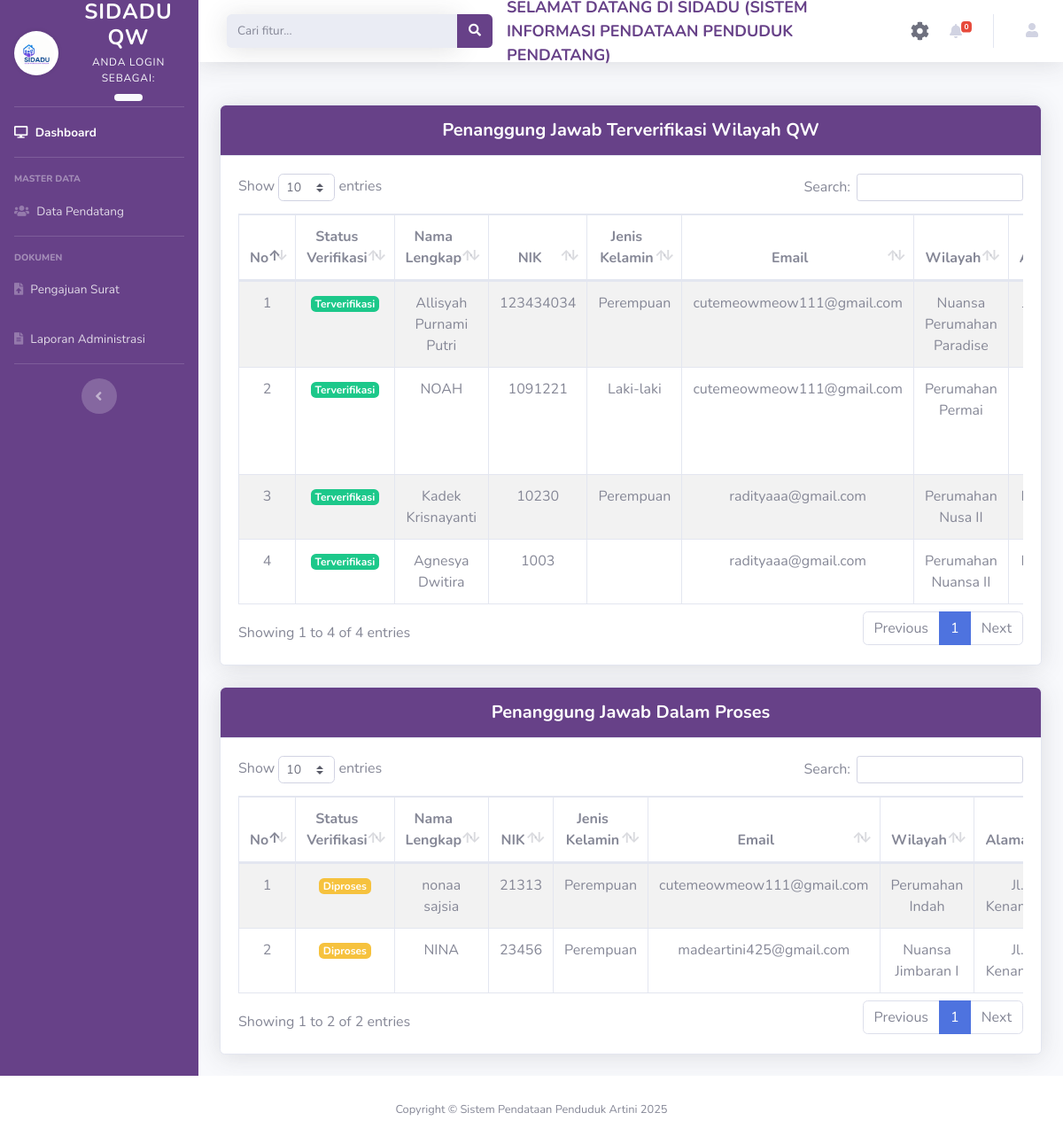
The page /index.php/penanggungjawab/datapj on the database its author committed.
### tables this page shows
CREATE TABLE `tbpj` (
  `KodePJ` int NOT NULL,
  `Username` int NOT NULL,
  `NamaLengkap` varchar(40) NOT NULL,
  `JenisKelamin` varchar(11) NOT NULL,
  `Alamat` varchar(50) NOT NULL,
  `Telp` varchar(15) NOT NULL,
  `Email` varchar(40) NOT NULL,
  `Password` varchar(100) NOT NULL,
  `Wilayah` varchar(100) NOT NULL,
  `StatusAktivasi` varchar(20) NOT NULL,
  `JenisAkun` varchar(20) NOT NULL,
  `EmailToken` varchar(255) DEFAULT NULL
);

### application/controllers/Penanggungjawab.php (called while the page is built, shortened)
<?php
    class Penanggungjawab extends CI_Controller
    {
        public function __construct()
        {
            $this->load->model('validasi');
            $this->load->model('Model_pj');
        }
        function datapj()
        {
            $datalist['hasil'] = $this->tampildata();
            $table1 = $this->load->view('DataPJ_view', $datalist, TRUE);
            $table2 = $this->load->view('DataPJ2_view', $datalist, TRUE);
            $data['table'] = $table1 . $table2;
            $this->load->view('admin_view', $data);
        }
        function tampildata()
        {
            $this->db->from('tbpj');
            $this->db->order_by('KodePJ', 'DESC');
            $query = $this->db->get();
            if ($query->num_rows() > 0) {
                return $query->result();
            } else {
                return [];
            }
        }
    }
?>

### index.php (called while the page is built, shortened)
<?php
require_once BASEPATH.'core/CodeIgniter.php';

### application/views/DataPJ_view.php (the view, shortened to what this page needs)
<!DOCTYPE html>
<html lang="en">
<head>
    <link href="<?php echo base_url(); ?>assets/vendor/fontawesome-free/css/all.min.css" rel="stylesheet" type="text/css">
    <link href="<?php echo base_url(); ?>assets/vendor/datatables/dataTables.bootstrap4.min.css" rel="stylesheet">
</head>
<body>
                <div class="container-fluid mt-4">
                    <div class="card shadow mb-4">
                        <div class="card-header py-3 rounded-top" style="background-color:#674188 ;">
                            <h6 class="m-0 font-weight-bold text-center text-white" style="font-size: 1.25rem;">Penanggung Jawab Terverifikasi Wilayah QW</h6>
                        </div>
                        <div class="card-body">
                            <div class="table-responsive">
                                <table class="table table-bordered table-striped table-hover text-center" id="dataTable" width="100%" cellspacing="0">
                                    <thead>
                                        <tr>
                                            <th>No</th>
                                            <th>Status Verifikasi</th>
                                            <th>Nama Lengkap</th>
                                            <th>NIK</th>
                                            <th>Jenis Kelamin</th>
                                            <th>Email</th>
                                            <th>Wilayah</th>
                                            <th>Alamat</th>
                                        </tr>
                                    </thead>
                                    <tbody>
                                        <?php
                                if (empty($hasil)) {
                                    echo "<tr><td colspan='9'>Data tidak tersedia</td></tr>";
                                } else {
                                    $no = 1;
                                    foreach ($hasil as $data):
                                     if (($data->StatusAktivasi ?? '') !== 'Terverifikasi') continue;
                                    ?>
                                        <tr>
                                            <td><?php echo htmlspecialchars($no); ?></td>
                                            <td> <span class="badge bg-success text-white">
                                                <?php echo htmlspecialchars($data->StatusAktivasi ?? '-'); ?>
                                            </span></td>
                                            <td><?php echo htmlspecialchars($data->NamaLengkap ?? '-'); ?></td>
                                            <td><?php echo htmlspecialchars($data->Username ?? '-'); ?></td>
                                            <td><?php echo htmlspecialchars($data->JenisKelamin ?? '-'); ?></td>
                                            <td><?php echo htmlspecialchars($data->Email ?? '-'); ?></td>
                                            <td><?php echo htmlspecialchars($data->Wilayah ?? '-'); ?></td>
                                            <td><?php echo htmlspecialchars($data->Alamat ?? '-'); ?></td>
                                        </tr>
                                        <?php
                                            $no++;
                                        endforeach;
                                }
                                        ?>
                                    </tbody>
                                </table>
                            </div>
                        </div>
                    </div>
                </div>
                </body>

### application/views/DataPJ2_view.php (shortened to what this page needs)
<!DOCTYPE html>
<html lang="en">
<head>
    <link href="<?php echo base_url(); ?>assets/vendor/fontawesome-free/css/all.min.css" rel="stylesheet" type="text/css">
    <link href="<?php echo base_url(); ?>assets/vendor/datatables/dataTables.bootstrap4.min.css" rel="stylesheet">
</head>
<body>
                <div class="container-fluid mt-4">
                    <div class="card shadow mb-4">
                        <div class="card-header py-3 rounded-top" style="background-color:#674188 ;">
                            <h6 class="m-0 font-weight-bold text-center text-white" style="font-size: 1.25rem;">Penanggung Jawab Dalam Proses</h6>
                        </div>
                        <div class="card-body">
                            <div class="table-responsive">
                                <table class="table table-bordered table-striped table-hover text-center" id="dataTable2" width="100%" cellspacing="0">
                                    <thead>
                                        <tr>
                                            <th>No</th>
                                            <th>Status Verifikasi</th>
                                            <th>Nama Lengkap</th>
                                            <th>NIK</th>
                                            <th>Jenis Kelamin</th>
                                            <th>Email</th>
                                            <th>Wilayah</th>
                                            <th>Alamat</th>
                                        </tr>
                                    </thead>
                                    <tbody>
                                        <?php
                                if (empty($hasil)) {
                                    echo "<tr><td colspan='9'>Data tidak tersedia</td></tr>";
                                } else {
                                    $no = 1;
                                    foreach ($hasil as $data):
                                     if (($data->StatusAktivasi ?? '') !== 'Diproses') continue;
                                    ?>
                                        <tr>
                                            <td><?php echo htmlspecialchars($no); ?></td>
                                            <td> <span class="badge bg-warning text-white" title="Diproses">
                                                <?php echo htmlspecialchars($data->StatusAktivasi ?? '-'); ?>
                                            </span></td>
                                            <td><?php echo htmlspecialchars($data->NamaLengkap ?? '-'); ?></td>
                                            <td><?php echo htmlspecialchars($data->Username ?? '-'); ?></td>
                                            <td><?php echo htmlspecialchars($data->JenisKelamin ?? '-'); ?></td>
                                            <td><?php echo htmlspecialchars($data->Email ?? '-'); ?></td>
                                            <td><?php echo htmlspecialchars($data->Wilayah ?? '-'); ?></td>
                                            <td><?php echo htmlspecialchars($data->Alamat ?? '-'); ?></td>
                                        </tr>
                                        <?php
                                            $no++;
                                        endforeach;
                                }
                                        ?>
                                    </tbody>
                                </table>
                            </div>
                        </div>
                    </div>
                </div>
                </body>

### rows shown on the page
tbpj: StatusAktivasi "Terverifikasi", NamaLengkap "Allisyah Purnami Putri", Username "123434034", JenisKelamin "Perempuan", Email "cutemeowmeow111@gmail.com", Wilayah "Nuansa Perumahan Paradise"
tbpj: StatusAktivasi "Terverifikasi", NamaLengkap "NOAH", Username "1091221", JenisKelamin "Laki-laki", Email "cutemeowmeow111@gmail.com", Wilayah "Perumahan Permai"
tbpj: StatusAktivasi "Terverifikasi", NamaLengkap "Kadek Krisnayanti", Username "10230", JenisKelamin "Perempuan", Email "radityaaa@gmail.com", Wilayah "Perumahan Nusa II"
tbpj: StatusAktivasi "Terverifikasi", NamaLengkap "Agnesya Dwitira", Username "1003", Email "radityaaa@gmail.com", Wilayah "Perumahan Nuansa II"
tbpj: StatusAktivasi "Diproses", NamaLengkap "nonaa sajsia", Username "21313", JenisKelamin "Perempuan", Email "cutemeowmeow111@gmail.com", Wilayah "Perumahan Indah", Alamat "Jl.…"
tbpj: StatusAktivasi "Diproses", NamaLengkap "NINA", Username "23456", JenisKelamin "Perempuan", Email "madeartini425@gmail.com", Wilayah "Nuansa Jimbaran I", Alamat "Jl.…"
